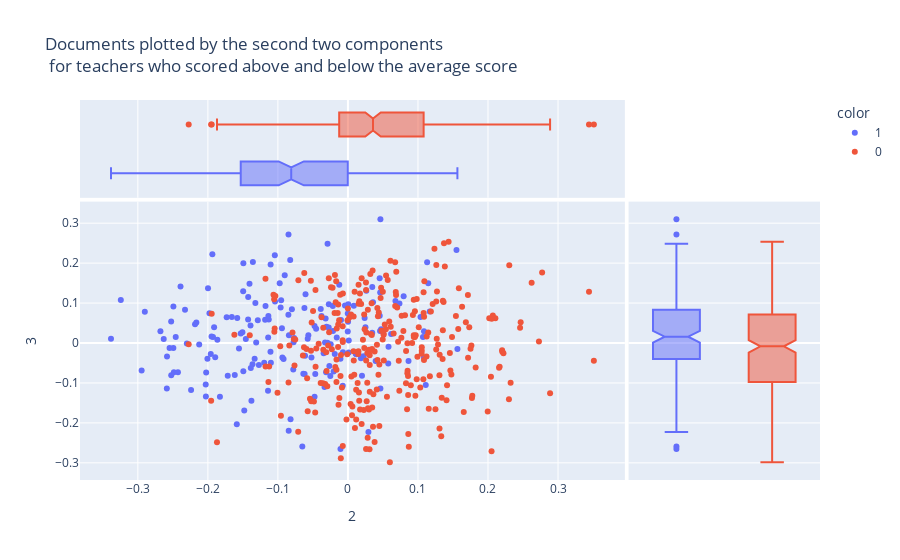

Write notebook code for a chart like this one.
### Code cell
px.scatter(DCM, 2, 3, 
           color=doc.score_above_mean, 
           hover_name=doc.score_above_mean, 
           marginal_x='box', marginal_y='box', height=1000 , title = "Documents plotted by the second two components <br> for teachers who scored above and below the average score")

### Figure 1 — Plotly figure (JSON) as saved in the notebook; plotly's stock layout.template omitted (floating-point values rounded to 4 significant figures; data arrays with more than 128 entries replaced by an {"elided": "..."} marker saying what was removed)
{"data": [{"hovertemplate": "<b>%{hovertext}</b><br><br>color=1<br>2=%{x}<br>3=%{y}<extra></extra>", "hovertext": {"elided": "178 str values"}, "legendgroup": "1", "marker": {"color": "#636efa", "symbol": "circle"}, "mode": "markers", "name": "1", "orientation": "v", "showlegend": true, "type": "scatter", "x": {"elided": "178 float values"}, "xaxis": "x", "y": {"elided": "178 float values"}, "yaxis": "y"}, {"alignmentgroup": "True", "hovertemplate": "<b>%{hovertext}</b><br><br>color=1<br>2=%{x}<extra></extra>", "hovertext": {"elided": "178 str values"}, "legendgroup": "1", "marker": {"color": "#636efa", "symbol": "circle"}, "name": "1", "notched": true, "offsetgroup": "1", "showlegend": false, "type": "box", "x": {"elided": "178 float values"}, "xaxis": "x3", "yaxis": "y3"}, {"alignmentgroup": "True", "hovertemplate": "<b>%{hovertext}</b><br><br>color=1<br>3=%{y}<extra></extra>", "hovertext": {"elided": "178 str values"}, "legendgroup": "1", "marker": {"color": "#636efa", "symbol": "circle"}, "name": "1", "notched": true, "offsetgroup": "1", "showlegend": false, "type": "box", "xaxis": "x2", "y": {"elided": "178 float values"}, "yaxis": "y2"}, {"hovertemplate": "<b>%{hovertext}</b><br><br>color=0<br>2=%{x}<br>3=%{y}<extra></extra>", "hovertext": {"elided": "295 str values"}, "legendgroup": "0", "marker": {"color": "#EF553B", "symbol": "circle"}, "mode": "markers", "name": "0", "orientation": "v", "showlegend": true, "type": "scatter", "x": {"elided": "295 float values"}, "xaxis": "x", "y": {"elided": "295 float values"}, "yaxis": "y"}, {"alignmentgroup": "True", "hovertemplate": "<b>%{hovertext}</b><br><br>color=0<br>2=%{x}<extra></extra>", "hovertext": {"elided": "295 str values"}, "legendgroup": "0", "marker": {"color": "#EF553B", "symbol": "circle"}, "name": "0", "notched": true, "offsetgroup": "0", "showlegend": false, "type": "box", "x": {"elided": "295 float values"}, "xaxis": "x3", "yaxis": "y3"}, {"alignmentgroup": "True", "hovertemplate": "<b>%{hovertext}</b><br><br>color=0<br>3=%{y}<extra></extra>", "hovertext": {"elided": "295 str values"}, "legendgroup": "0", "marker": {"color": "#EF553B", "symbol": "circle"}, "name": "0", "notched": true, "offsetgroup": "0", "showlegend": false, "type": "box", "xaxis": "x2", "y": {"elided": "295 float values"}, "yaxis": "y2"}], "layout": {"autosize": true, "legend": {"title": {"text": "color"}, "tracegroupgap": 0}, "title": {"text": "Documents plotted by the second two components <br> for teachers who scored above and below the average score"}, "xaxis": {"anchor": "y", "autorange": true, "domain": [0, 0.7363], "range": [-0.3813, 0.3941], "title": {"text": "2"}, "type": "linear"}, "xaxis2": {"anchor": "y2", "autorange": true, "domain": [0.7413, 1], "matches": "x2", "range": [-0.5, 1.5], "showgrid": false, "showline": false, "showticklabels": false, "ticks": "", "type": "category"}, "xaxis3": {"anchor": "y3", "autorange": true, "domain": [0, 0.7363], "matches": "x", "range": [-0.3813, 0.3941], "showgrid": true, "showticklabels": false, "type": "linear"}, "xaxis4": {"anchor": "y4", "domain": [0.7413, 1], "matches": "x2", "showgrid": false, "showline": false, "showticklabels": false, "ticks": ""}, "yaxis": {"anchor": "x", "autorange": true, "domain": [0, 0.7326], "range": [-0.3373, 0.3483], "title": {"text": "3"}, "type": "linear"}, "yaxis2": {"anchor": "x2", "autorange": true, "domain": [0, 0.7326], "matches": "y", "range": [-0.3373, 0.3483], "showgrid": true, "showticklabels": false, "type": "linear"}, "yaxis3": {"anchor": "x3", "autorange": true, "domain": [0.7426, 1], "matches": "y3", "range": [-0.5, 1.5], "showgrid": false, "showline": false, "showticklabels": false, "ticks": "", "type": "category"}, "yaxis4": {"anchor": "x4", "domain": [0.7426, 1], "matches": "y3", "showgrid": true, "showline": false, "showticklabels": false, "ticks": ""}}}
